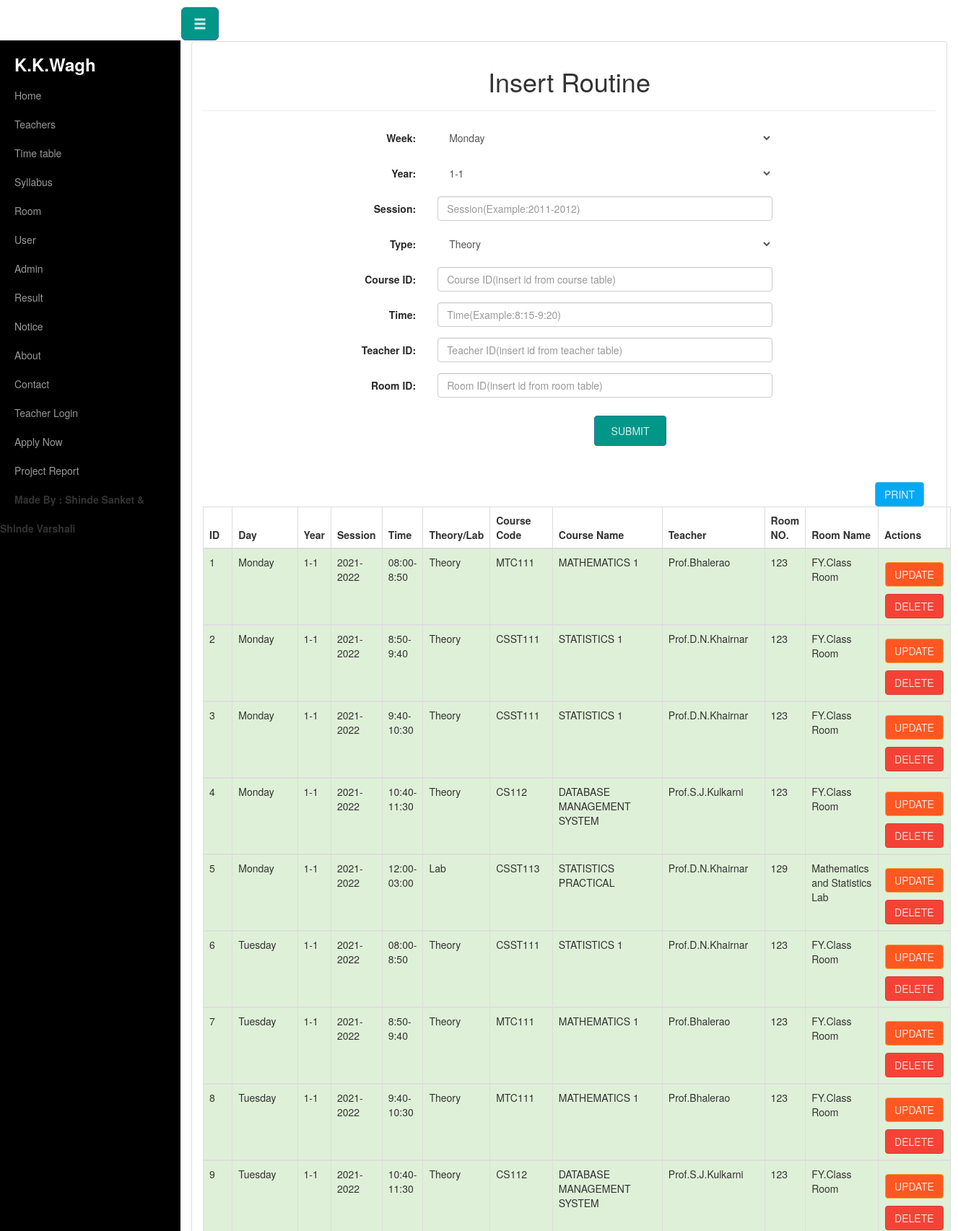
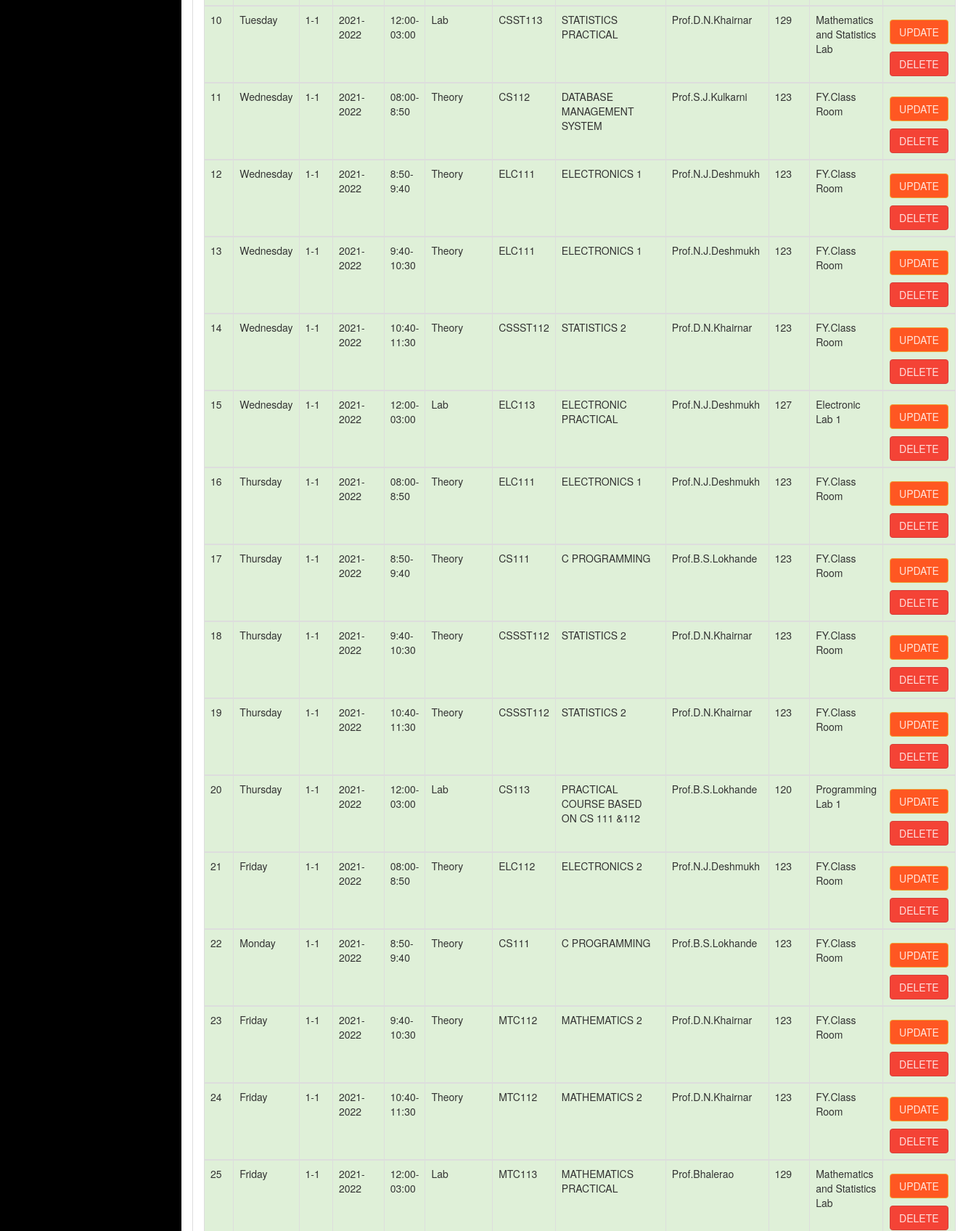
Screenshot of /Facultym/routine_insert.php (upper part) with the database file from the repository (2 pictures, top to bottom).
### tables this page shows
CREATE TABLE `routine` (
  `r_id` int(11) NOT NULL,
  `week` text NOT NULL,
  `year` varchar(20) NOT NULL,
  `session` varchar(20) NOT NULL,
  `type` text NOT NULL,
  `course_code` int(11) NOT NULL,
  `time` text NOT NULL,
  `teacher_id` text NOT NULL,
  `room_no` int(11) NOT NULL
);

CREATE TABLE `course` (
  `co_id` int(11) NOT NULL,
  `course_code` text NOT NULL,
  `name` text NOT NULL,
  `type` text NOT NULL,
  `year` text NOT NULL,
  `credit` float NOT NULL
);

CREATE TABLE `teachers` (
  `t_id` int(11) NOT NULL,
  `name` varchar(255) NOT NULL,
  `type` varchar(100) NOT NULL,
  `qualification` text NOT NULL,
  `course` varchar(255) NOT NULL,
  `research` text NOT NULL,
  `status` varchar(100) NOT NULL
);

CREATE TABLE `room` (
  `room_id` int(11) NOT NULL,
  `room_no` int(11) NOT NULL,
  `room_name` text NOT NULL,
  `room_type` text NOT NULL,
  `room_capacity` int(11) NOT NULL
);

### Facultym/routine_insert.php (the view, shortened to what this page needs)
<?php include("header.php");?>
<?php include('db_con.php');?>
<div class="container-fluid">
    <div class="row" id="wrapper">
    <?php require_once'menubar.php';?>
    <div class="col-sm-12">
        <div class="panel panel-default">
        <div class="panel-body">
<center><h1>Insert Routine</h1></center>
<hr>
<div class="col-sm-10 col-sm-offset-2">
<form action="routine_insert.php" method="post" class="form-horizontal" role="form">
<div class="form-group">
    <label class="col-sm-2 control-label">Week:</label>
    <div class="col-sm-7">
    <select class="form-control" name="week">
        <option value="Monday">Monday</option>
    </select>
    </div>
</div>
<div class="form-group">
    <label class="col-sm-2 control-label">Year:</label>
    <div class="col-sm-7">
    <select class="form-control" name="year">
        <option value="1-1">1-1</option>
    </select>
    </div>
</div>
<div class="form-group">
    <label for="session" class="col-sm-2 control-label">Session:</label>
    <div class="col-sm-7">
    <input type="text" class="form-control" name="session" placeholder="Session(Example:2011-2012)">
    </div>
</div>
<div class="form-group">
    <label class="col-sm-2 control-label">Type:</label>
    <div class="col-sm-7">
    <select class="form-control" name="type">
        <option value="Theory">Theory</option>
    </select>
    </div>
</div>
<div class="form-group">
    <label for="session" class="col-sm-2 control-label">Course ID:</label>
    <div class="col-sm-7">
    <input type="text" class="form-control" name="course_code" placeholder="Course ID(insert id from course table)">
    </div>
</div>
<div class="form-group">
    <label for="session" class="col-sm-2 control-label">Time:</label>
    <div class="col-sm-7">
    <input type="text" class="form-control" name="time" placeholder="Time(Example:8:15-9:20)">
    </div>
</div>
<div class="form-group">
    <label for="session" class="col-sm-2 control-label">Teacher ID:</label>
    <div class="col-sm-7">
    <input type="text" class="form-control" name="teacher_id" placeholder="Teacher ID(insert id from teacher table)">
    </div>
</div>
<div class="form-group">
    <label for="session" class="col-sm-2 control-label">Room ID:</label>
    <div class="col-sm-7">
    <input type="text" class="form-control" name="room_no" placeholder="Room ID(insert id from room table)">
    </div>
</div>
    <center><input type="submit" name="submit" value="Submit" class="btn btn-primary" style="padding: 10px; width: 100px;"></center>
    <br>
    <br>
</form>
</div>
<?php
      echo "<div class='col-sm-12'>";
      echo "<a href='javascript:Clickheretoprint()' class='btn btn-info' style='float:right;'>Print</a>";
      echo "</div>";
      echo "<div id='print_content'>";
      echo "<table class='table table-bordered'>";
      echo "<thead>";
      echo "<tr>";
      echo "<th>ID</th>";
      echo "<th>Day</th>";
      echo "<th>Year</th>";
      echo "<th>Session</th>";
      echo "<th>Time</th>";
      echo "<th>Theory/Lab</th>";
      echo "<th>Course Code</th>";
      echo "<th>Course Name</th>";
      echo "<th>Teacher</th>";
      echo "<th>Room NO.</th>";
      echo "<th>Room Name</th>";
      echo "<th>Actions</th>";
      echo "</tr>";
      echo "</thead>";
    $other=mysqli_query($conn,"SELECT * FROM routine");
    while ($filter=mysqli_fetch_array($other)) {
      echo "<tbody>";
      echo "<tr class='success'>";
      echo "<td>".$filter['r_id']."</td>";
      echo "<td>".$filter['week']."</td>";
      echo "<td>".$filter['year']."</td>";
      echo "<td>".$filter['session']."</td>";
      echo "<td>".$filter['time']."</td>";
      echo "<td>".$filter['type']."</td>";
        $p4=$filter['course_code'];
        $co4=mysqli_query($conn,"SELECT course_code,name FROM course where co_id=$p4");
    $a4=mysqli_fetch_array($co4);
        echo "<td>".$a4['course_code']."</td>";
      echo "<td>".$a4['name']."</td>";
    $q4=$filter['teacher_id'];
    $t4=mysqli_query($conn, "SELECT name FROM teachers WHERE t_id=$q4");
    $b4=mysqli_fetch_array($t4);
        echo "<td>".$b4['name']."</td>";
    $r4=$filter['room_no'];
    $u4=mysqli_query($conn, "SELECT room_no,room_name FROM room WHERE room_id=$r4");
    $c4=mysqli_fetch_array($u4);
        echo "<td>".$c4['room_no']."</td>";
      echo "<td>".$c4['room_name']."</td>";
      echo '<td><a href="routine_update.php?id=' . $filter['r_id'] . '"><b class="btn btn-warning">Update</b></a>' ;
      echo '<a href="routine_delete.php?id=' . $filter['r_id'] . '" onclick=\'return confirm("Are you sure you want to delete this record?")\'><b class="btn btn-danger">Delete</b></a></td>' ;
      echo "</tr>";
      echo "</tbody>";
}
      echo "</table>";
      echo "</div>";
?>
 </div>
 </div>
 </div>
 </div>
 </div>

### Facultym/css/style.css (style rules this page uses)
* { box-sizing:border-box; }
#wrapper { padding-left: 0; -webkit-transition: all 0.5s ease; -moz-transition: all 0.5s ease; -o-transition: all 0.5s ease; transition: all 0.5s ease; }
@media (min-width:768px) { #wrapper { padding-left: 250px; } }

### rows the page displays
routine: r_id "1", week "Monday", year "1-1", session "2021-2022", time "08:00-8:50", type "Theory", course.course_code "MTC111", course.name "MATHEMATICS 1", teacher.name "Prof.Bhalerao", room.room_no "123", room.room_name "FY.Class Room"
routine: r_id "2", week "Monday", year "1-1", session "2021-2022", time "8:50-9:40", type "Theory", course.course_code "CSST111", course.name "STATISTICS 1", teacher.name "Prof.D.N.Khairnar", room.room_no "123", room.room_name "FY.Class Room"
routine: r_id "3", week "Monday", year "1-1", session "2021-2022", time "9:40-10:30", type "Theory", course.course_code "CSST111", course.name "STATISTICS 1", teacher.name "Prof.D.N.Khairnar", room.room_no "123", room.room_name "FY.Class Room"
routine: r_id "4", week "Monday", year "1-1", session "2021-2022", time "10:40-11:30", type "Theory", course.course_code "CS112", course.name "DATABASE MANAGEMENT SYSTEM", teacher.name "Prof.S.J.Kulkarni", room.room_no "123", room.room_name "FY.Class Room"
routine: r_id "5", week "Monday", year "1-1", session "2021-2022", time "12:00-03:00", type "Lab", course.course_code "CSST113", course.name "STATISTICS PRACTICAL", teacher.name "Prof.D.N.Khairnar", room.room_no "129", room.room_name "Mathematics and Statistics Lab"
routine: r_id "6", week "Tuesday", year "1-1", session "2021-2022", time "08:00-8:50", type "Theory", course.course_code "CSST111", course.name "STATISTICS 1", teacher.name "Prof.D.N.Khairnar", room.room_no "123", room.room_name "FY.Class Room"
routine: r_id "7", week "Tuesday", year "1-1", session "2021-2022", time "8:50-9:40", type "Theory", course.course_code "MTC111", course.name "MATHEMATICS 1", teacher.name "Prof.Bhalerao", room.room_no "123", room.room_name "FY.Class Room"
routine: r_id "8", week "Tuesday", year "1-1", session "2021-2022", time "9:40-10:30", type "Theory", course.course_code "MTC111", course.name "MATHEMATICS 1", teacher.name "Prof.Bhalerao", room.room_no "123", room.room_name "FY.Class Room"
routine: r_id "9", week "Tuesday", year "1-1", session "2021-2022", time "10:40-11:30", type "Theory", course.course_code "CS112", course.name "DATABASE MANAGEMENT SYSTEM", teacher.name "Prof.S.J.Kulkarni", room.room_no "123", room.room_name "FY.Class Room"
routine: r_id "10", week "Tuesday", year "1-1", session "2021-2022", time "12:00-03:00", type "Lab", course.course_code "CSST113", course.name "STATISTICS PRACTICAL", teacher.name "Prof.D.N.Khairnar", room.room_no "129", room.room_name "Mathematics and Statistics Lab"
routine: r_id "11", week "Wednesday", year "1-1", session "2021-2022", time "08:00-8:50", type "Theory", course.course_code "CS112", course.name "DATABASE MANAGEMENT SYSTEM", teacher.name "Prof.S.J.Kulkarni", room.room_no "123", room.room_name "FY.Class Room"
routine: r_id "12", week "Wednesday", year "1-1", session "2021-2022", time "8:50-9:40", type "Theory", course.course_code "ELC111", course.name "ELECTRONICS 1", teacher.name "Prof.N.J.Deshmukh", room.room_no "123", room.room_name "FY.Class Room"
routine: r_id "13", week "Wednesday", year "1-1", session "2021-2022", time "9:40-10:30", type "Theory", course.course_code "ELC111", course.name "ELECTRONICS 1", teacher.name "Prof.N.J.Deshmukh", room.room_no "123", room.room_name "FY.Class Room"
routine: r_id "14", week "Wednesday", year "1-1", session "2021-2022", time "10:40-11:30", type "Theory", course.course_code "CSSST112", course.name "STATISTICS 2", teacher.name "Prof.D.N.Khairnar", room.room_no "123", room.room_name "FY.Class Room"
routine: r_id "15", week "Wednesday", year "1-1", session "2021-2022", time "12:00-03:00", type "Lab", course.course_code "ELC113", course.name "ELECTRONIC PRACTICAL", teacher.name "Prof.N.J.Deshmukh", room.room_no "127", room.room_name "Electronic Lab 1"
routine: r_id "16", week "Thursday", year "1-1", session "2021-2022", time "08:00-8:50", type "Theory", course.course_code "ELC111", course.name "ELECTRONICS 1", teacher.name "Prof.N.J.Deshmukh", room.room_no "123", room.room_name "FY.Class Room"
routine: r_id "17", week "Thursday", year "1-1", session "2021-2022", time "8:50-9:40", type "Theory", course.course_code "CS111", course.name "C PROGRAMMING", teacher.name "Prof.B.S.Lokhande", room.room_no "123", room.room_name "FY.Class Room"
routine: r_id "18", week "Thursday", year "1-1", session "2021-2022", time "9:40-10:30", type "Theory", course.course_code "CSSST112", course.name "STATISTICS 2", teacher.name "Prof.D.N.Khairnar", room.room_no "123", room.room_name "FY.Class Room"
routine: r_id "19", week "Thursday", year "1-1", session "2021-2022", time "10:40-11:30", type "Theory", course.course_code "CSSST112", course.name "STATISTICS 2", teacher.name "Prof.D.N.Khairnar", room.room_no "123", room.room_name "FY.Class Room"
routine: r_id "20", week "Thursday", year "1-1", session "2021-2022", time "12:00-03:00", type "Lab", course.course_code "CS113", course.name "PRACTICAL COURSE BASED ON CS 111 &112", teacher.name "Prof.B.S.Lokhande", room.room_no "120", room.room_name "Programming Lab 1"
routine: r_id "21", week "Friday", year "1-1", session "2021-2022", time "08:00-8:50", type "Theory", course.course_code "ELC112", course.name "ELECTRONICS 2", teacher.name "Prof.N.J.Deshmukh", room.room_no "123", room.room_name "FY.Class Room"
routine: r_id "22", week "Monday", year "1-1", session "2021-2022", time "8:50-9:40", type "Theory", course.course_code "CS111", course.name "C PROGRAMMING", teacher.name "Prof.B.S.Lokhande", room.room_no "123", room.room_name "FY.Class Room"
routine: r_id "23", week "Friday", year "1-1", session "2021-2022", time "9:40-10:30", type "Theory", course.course_code "MTC112", course.name "MATHEMATICS 2", teacher.name "Prof.D.N.Khairnar", room.room_no "123", room.room_name "FY.Class Room"
routine: r_id "24", week "Friday", year "1-1", session "2021-2022", time "10:40-11:30", type "Theory", course.course_code "MTC112", course.name "MATHEMATICS 2", teacher.name "Prof.D.N.Khairnar", room.room_no "123", room.room_name "FY.Class Room"
routine: r_id "25", week "Friday", year "1-1", session "2021-2022", time "12:00-03:00", type "Lab", course.course_code "MTC113", course.name "MATHEMATICS PRACTICAL", teacher.name "Prof.Bhalerao", room.room_no "129", room.room_name "Mathematics and Statistics Lab"
